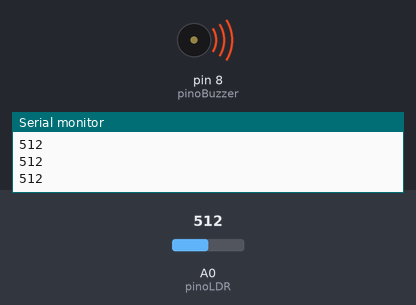
The sketch below on a simulated Arduino Uno, built with avr-gcc and run on an emulated ATmega328P. Shown: buzzer (waves = sounding), the last lines printed to the serial monitor. The test bench sets the inputs (shaded band); at power-on: A0 (pinoLDR) = 512.

Above: at 1.2 s.
1.3 s: A0 (pinoLDR) set to 1001
2.8 s: A0 (pinoLDR) set to 1011
At 3.7 s:
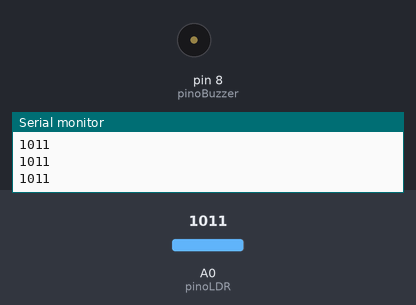
4.3 s: A0 (pinoLDR) set to 900
At 5.2 s:
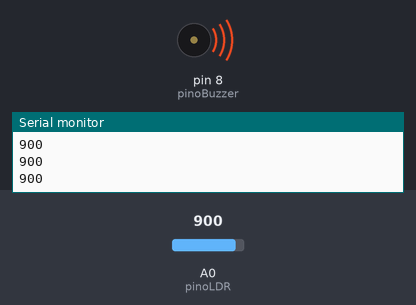
5.8 s: A0 (pinoLDR) set to 1020
At 6.7 s:
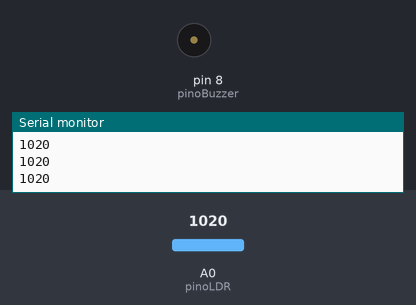
Timing chart, 0 to 8.3 s (numbered marks = the images above; inputs shaded):
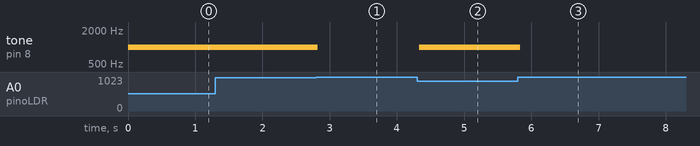

The sketch:

DetectorDePassagem.ino
```cpp
const int pinoLDR = A0;
const int pinoBuzzer = 8;

const int limiar = 1010;

void setup() {
  pinMode(pinoBuzzer, OUTPUT);
  pinMode(pinoLDR, INPUT);
  Serial.begin(9600);
}

void loop() {
  int leitura = analogRead(pinoLDR);

  // Mostra a leitura no Monitor Serial para facilitar o ajuste
  Serial.println(leitura);

  // Nesta montagem, leitura baixa indica que o feixe foi bloqueado
  if (leitura <= limiar) {
    tone(pinoBuzzer, 1000);  // Som de 1000 Hz
  } else {
    noTone(pinoBuzzer);
  }

  delay(50);
}
```

Measured:
- the behaviour switches between 1010 and 1011 on A0 (pinoLDR) (found by bisection; images 0 and 1)
- after the input at 2.8 s, tone on pin 8 (pinoBuzzer): 1000 Hz → silent at once
- after the input at 4.3 s, tone on pin 8 (pinoBuzzer): silent → 1000 Hz at once
- after the input at 5.8 s, tone on pin 8 (pinoBuzzer): 1000 Hz → silent at once
